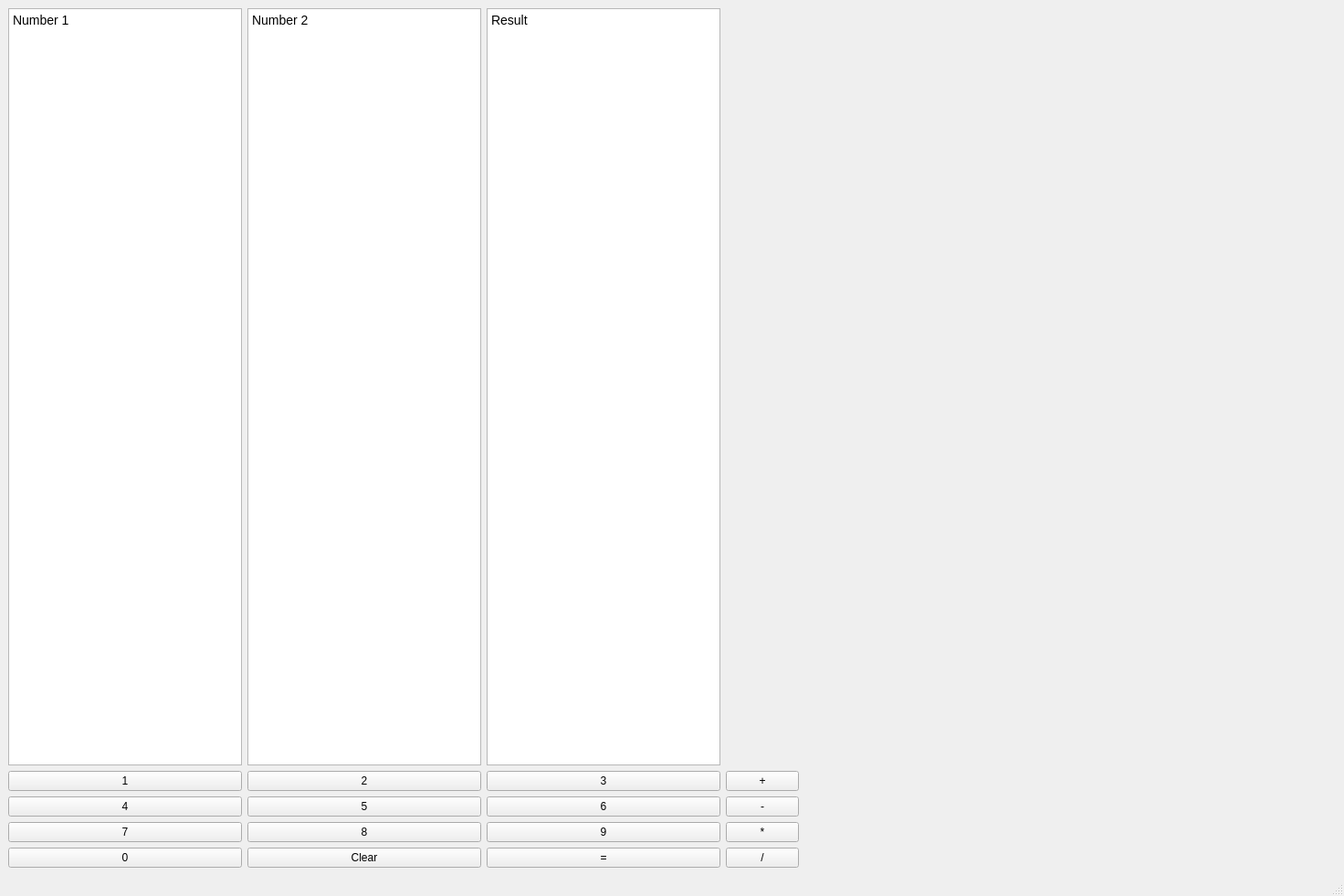
<?xml version="1.0" encoding="UTF-8"?>
<ui version="4.0">
 <class>MainWindow</class>
 <widget class="QMainWindow" name="MainWindow">
  <property name="geometry">
   <rect>
    <x>0</x>
    <y>0</y>
    <width>1472</width>
    <height>981</height>
   </rect>
  </property>
  <property name="windowTitle">
   <string>MainWindow</string>
  </property>
  <widget class="QWidget" name="centralwidget">
   <layout class="QFormLayout" name="formLayout">
    <item row="0" column="0">
     <layout class="QGridLayout" name="gridLayout_7">
      <property name="leftMargin">
       <number>0</number>
      </property>
      <item row="5" column="4">
       <widget class="QPushButton" name="divide">
        <property name="text">
         <string>/</string>
        </property>
       </widget>
      </item>
      <item row="3" column="3">
       <widget class="QPushButton" name="NumeroNappi6">
        <property name="text">
         <string>6</string>
        </property>
       </widget>
      </item>
      <item row="5" column="2">
       <widget class="QPushButton" name="clear">
        <property name="text">
         <string>Clear</string>
        </property>
       </widget>
      </item>
      <item row="2" column="4">
       <widget class="QPushButton" name="plus">
        <property name="text">
         <string>+</string>
        </property>
       </widget>
      </item>
      <item row="5" column="3">
       <widget class="QPushButton" name="enter">
        <property name="text">
         <string>=</string>
        </property>
       </widget>
      </item>
      <item row="1" column="2">
       <widget class="QTextBrowser" name="inputNum2">
        <property name="html">
         <string>&lt;!DOCTYPE HTML PUBLIC &quot;-//W3C//DTD HTML 4.0//EN&quot; &quot;http://www.w3.org/TR/REC-html40/strict.dtd&quot;&gt;
&lt;html&gt;&lt;head&gt;&lt;meta name=&quot;qrichtext&quot; content=&quot;1&quot; /&gt;&lt;meta charset=&quot;utf-8&quot; /&gt;&lt;style type=&quot;text/css&quot;&gt;
p, li { white-space: pre-wrap; }
hr { height: 1px; border-width: 0; }
li.unchecked::marker { content: &quot;\2610&quot;; }
li.checked::marker { content: &quot;\2612&quot;; }
&lt;/style&gt;&lt;/head&gt;&lt;body style=&quot; font-family:'Segoe UI'; font-size:10.5pt; font-weight:400; font-style:normal;&quot;&gt;
&lt;p style=&quot; margin-top:0px; margin-bottom:0px; margin-left:0px; margin-right:0px; -qt-block-indent:0; text-indent:0px;&quot;&gt;Number 2&lt;/p&gt;
&lt;p style=&quot;-qt-paragraph-type:empty; margin-top:0px; margin-bottom:0px; margin-left:0px; margin-right:0px; -qt-block-indent:0; text-indent:0px;&quot;&gt;&lt;br /&gt;&lt;/p&gt;&lt;/body&gt;&lt;/html&gt;</string>
        </property>
       </widget>
      </item>
      <item row="3" column="4">
       <widget class="QPushButton" name="minus">
        <property name="text">
         <string>-</string>
        </property>
       </widget>
      </item>
      <item row="4" column="4">
       <widget class="QPushButton" name="times">
        <property name="text">
         <string>*</string>
        </property>
       </widget>
      </item>
      <item row="4" column="2">
       <widget class="QPushButton" name="NumeroNappi8">
        <property name="text">
         <string>8</string>
        </property>
       </widget>
      </item>
      <item row="1" column="0">
       <layout class="QHBoxLayout" name="horizontalLayout_3">
        <item>
         <widget class="QTextBrowser" name="inputNum1">
          <property name="html">
           <string>&lt;!DOCTYPE HTML PUBLIC &quot;-//W3C//DTD HTML 4.0//EN&quot; &quot;http://www.w3.org/TR/REC-html40/strict.dtd&quot;&gt;
&lt;html&gt;&lt;head&gt;&lt;meta name=&quot;qrichtext&quot; content=&quot;1&quot; /&gt;&lt;meta charset=&quot;utf-8&quot; /&gt;&lt;style type=&quot;text/css&quot;&gt;
p, li { white-space: pre-wrap; }
hr { height: 1px; border-width: 0; }
li.unchecked::marker { content: &quot;\2610&quot;; }
li.checked::marker { content: &quot;\2612&quot;; }
&lt;/style&gt;&lt;/head&gt;&lt;body style=&quot; font-family:'Segoe UI'; font-size:10.5pt; font-weight:400; font-style:normal;&quot;&gt;
&lt;p style=&quot; margin-top:0px; margin-bottom:0px; margin-left:0px; margin-right:0px; -qt-block-indent:0; text-indent:0px;&quot;&gt;Number 1&lt;/p&gt;
&lt;p style=&quot;-qt-paragraph-type:empty; margin-top:0px; margin-bottom:0px; margin-left:0px; margin-right:0px; -qt-block-indent:0; text-indent:0px;&quot;&gt;&lt;br /&gt;&lt;/p&gt;&lt;/body&gt;&lt;/html&gt;</string>
          </property>
         </widget>
        </item>
       </layout>
      </item>
      <item row="3" column="2">
       <widget class="QPushButton" name="NumeroNappi5">
        <property name="text">
         <string>5</string>
        </property>
       </widget>
      </item>
      <item row="2" column="3">
       <widget class="QPushButton" name="NumeroNappi3">
        <property name="text">
         <string>3</string>
        </property>
       </widget>
      </item>
      <item row="4" column="3">
       <widget class="QPushButton" name="NumeroNappi9">
        <property name="text">
         <string>9</string>
        </property>
       </widget>
      </item>
      <item row="1" column="3">
       <widget class="QTextBrowser" name="result">
        <property name="html">
         <string>&lt;!DOCTYPE HTML PUBLIC &quot;-//W3C//DTD HTML 4.0//EN&quot; &quot;http://www.w3.org/TR/REC-html40/strict.dtd&quot;&gt;
&lt;html&gt;&lt;head&gt;&lt;meta name=&quot;qrichtext&quot; content=&quot;1&quot; /&gt;&lt;meta charset=&quot;utf-8&quot; /&gt;&lt;style type=&quot;text/css&quot;&gt;
p, li { white-space: pre-wrap; }
hr { height: 1px; border-width: 0; }
li.unchecked::marker { content: &quot;\2610&quot;; }
li.checked::marker { content: &quot;\2612&quot;; }
&lt;/style&gt;&lt;/head&gt;&lt;body style=&quot; font-family:'Segoe UI'; font-size:10.5pt; font-weight:400; font-style:normal;&quot;&gt;
&lt;p style=&quot; margin-top:0px; margin-bottom:0px; margin-left:0px; margin-right:0px; -qt-block-indent:0; text-indent:0px;&quot;&gt;Result&lt;/p&gt;
&lt;p style=&quot;-qt-paragraph-type:empty; margin-top:0px; margin-bottom:0px; margin-left:0px; margin-right:0px; -qt-block-indent:0; text-indent:0px;&quot;&gt;&lt;br /&gt;&lt;/p&gt;&lt;/body&gt;&lt;/html&gt;</string>
        </property>
       </widget>
      </item>
      <item row="2" column="2">
       <widget class="QPushButton" name="NumeroNappi2">
        <property name="text">
         <string>2</string>
        </property>
       </widget>
      </item>
      <item row="5" column="0">
       <widget class="QPushButton" name="numeroNappi0">
        <property name="text">
         <string>0</string>
        </property>
       </widget>
      </item>
      <item row="4" column="0">
       <widget class="QPushButton" name="NumeroNappi7">
        <property name="text">
         <string>7</string>
        </property>
       </widget>
      </item>
      <item row="3" column="0">
       <widget class="QPushButton" name="NumeroNappi4">
        <property name="text">
         <string>4</string>
        </property>
       </widget>
      </item>
      <item row="2" column="0">
       <widget class="QPushButton" name="NumeroNappi1">
        <property name="text">
         <string>1</string>
        </property>
       </widget>
      </item>
     </layout>
    </item>
   </layout>
  </widget>
  <widget class="QMenuBar" name="menubar">
   <property name="geometry">
    <rect>
     <x>0</x>
     <y>0</y>
     <width>1472</width>
     <height>29</height>
    </rect>
   </property>
  </widget>
  <widget class="QStatusBar" name="statusbar"/>
 </widget>
 <resources/>
 <connections/>
</ui>
